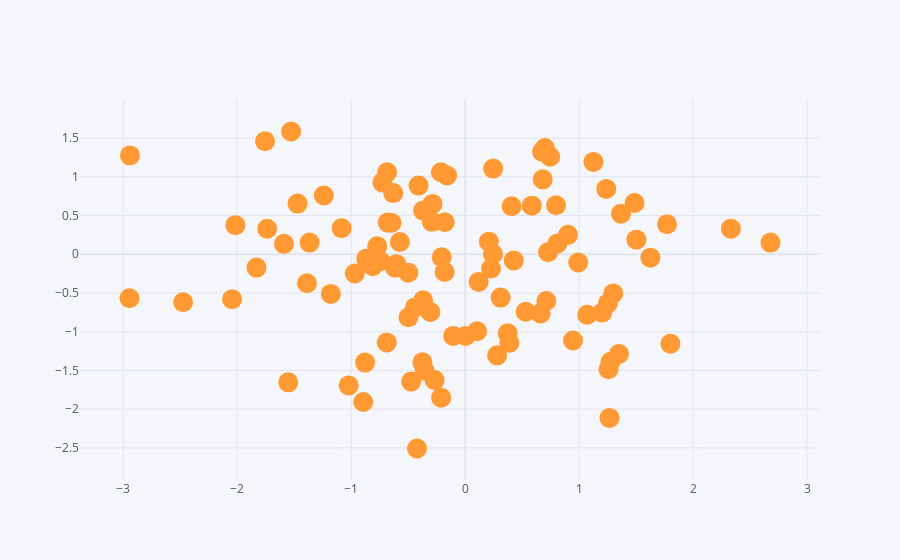

Source (notebook cell):
### Markdown cell above
### Scatter Plot

### Code cell
df.iplot(kind='scatter', 
         x='A', y='B', 
         mode='markers', size=20)   # mode설정 안하면 선으로 표현
